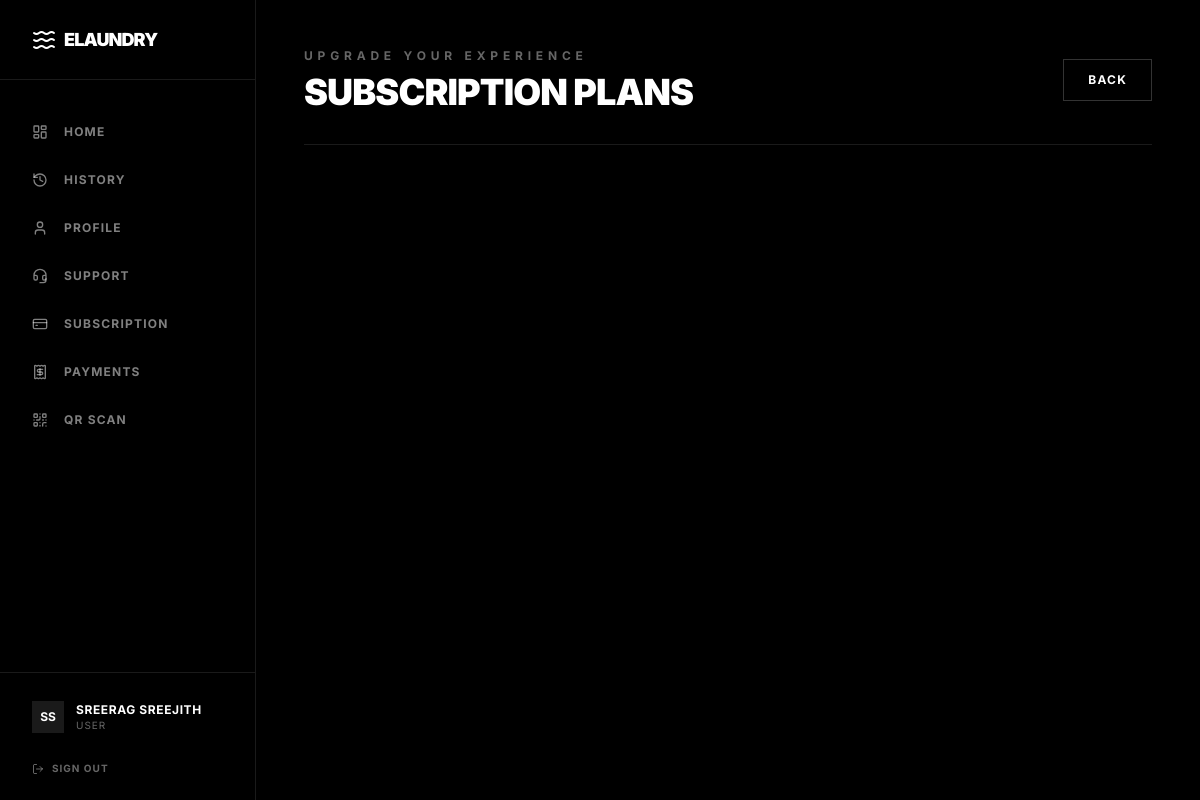
Screenshot of /subscriptions/ (signed in) with the database file from the repository.
### user/models.py (models this page shows)
class user(models.Model):
    first_name = models.CharField(max_length=50)
    last_name = models.CharField(max_length=50)
    profile_image = models.CharField(max_length=100)
    email = models.EmailField(unique=True)
    phone_number = models.CharField(max_length=15)
    house = models.CharField(max_length=100)
    district = models.CharField(max_length=100)
    place = models.CharField(max_length=100)
    post = models.CharField(max_length=100)
    pin = models.CharField(max_length=10)
    latitude = models.FloatField(null=True, blank=True)
    longitude = models.FloatField(null=True, blank=True)
    created_at = models.DateTimeField(auto_now_add=True)
    updated_at = models.DateTimeField(auto_now=True)
    num_bags = models.PositiveIntegerField(default=1)
    LOGIN = models.ForeignKey(login, on_delete=models.CASCADE, default=1)
    loyalty_points = models.IntegerField(default=0)

### user/views.py (the view)
# urls.py: path('subscriptions/', views.subscription_plans, name='subscription_plans'),
def subscription_plans(request):
    plans = SubscriptionPlan.objects.all()
    context = {'plans': plans}
    if 'lid' in request.session and request.session['lid'] != 'out':
        try:
            login_instance = login.objects.get(id=request.session['lid'])
            if login_instance.usertype == 'user':
                context.update(get_user_context(request))
                return render(request, 'user_subscription_plans.html', context)
        except login.DoesNotExist:
            pass
    return render(request, 'subscription_plans.html', context)

### user/views.py (called while the page is built)
def get_user_context(request):
    context = {}
    if request.session.get('lid') and request.session['lid'] != 'out':
        try:
            usr_obj = user.objects.get(LOGIN=request.session['lid'])
            context['user'] = usr_obj
        except user.DoesNotExist:
            pass
    return context

### user/templates/user_subscription_plans.html (shortened to what this page needs)
{% extends 'user_home.html' %}
{% block content %}
<div class="space-y-8">
    <div
        class="flex flex-col md:flex-row justify-between items-start md:items-center gap-6 border-b border-white/10 pb-8">
        <div>
            <h2 class="text-xs font-bold uppercase tracking-[0.4em] text-white/40 mb-2">Upgrade Your Experience</h2>
            <h3 class="text-3xl md:text-4xl font-black uppercase tracking-tight text-white">Subscription Plans</h3>
        </div>
        <a href="javascript:history.go(-1)"
            class="px-6 py-3 border border-white/20 text-white text-xs font-bold uppercase tracking-widest hover:bg-white hover:text-black transition-colors">
            Back
        </a>
    </div>
</div>
{% endblock %}

### user/templates/user_home.html (shortened to what this page needs)
{% load static %}
<!DOCTYPE html>
<html class="dark" lang="en">
<head>
    <script src="https://cdn.tailwindcss.com?plugins=forms,container-queries"></script>
    <script id="tailwind-config">
        tailwind.config = {
            darkMode: "class",
            theme: {
                extend: {
                    colors: {
                        "primary": "#ffffff",
                        "background-light": "#f6f6f8",
                        "background-dark": "#000000",
                    },
                    fontFamily: {
                        "display": ["Inter", "sans-serif"]
                    },
                    borderRadius: {
                        "DEFAULT": "0px",
                        "lg": "0px",
                        "xl": "0px",
                        "full": "0px"
                    },
                },
            },
        }
    </script>
</head>
<body
    class="bg-background-light dark:bg-background-dark font-display text-black dark:text-white antialiased overflow-hidden h-screen flex">
    <aside class="w-64 bg-black border-r border-white/10 flex-col hidden md:flex h-full">
        <div class="h-20 flex items-center px-8 border-b border-white/10">
            <div class="flex items-center gap-2">
                <i data-lucide="waves" class="text-white w-6 h-6"></i>
                <h1 class="text-white text-lg font-black tracking-tighter uppercase">ELaundry</h1>
            </div>
        </div>
        <nav class="flex-1 py-8 flex flex-col gap-2 px-4">
            <a class="flex items-center gap-4 px-4 py-3 {% if request.resolver_match.url_name == 'user_home' %}bg-white text-black{% else %}text-white/50 hover:text-white hover:bg-white/5{% endif %} transition-all font-bold uppercase tracking-widest text-xs"
                href="{% url 'user_home' %}">
                <i data-lucide="layout-dashboard" class="w-4 h-4"></i>
                Home
            </a>
            <a class="flex items-center gap-4 px-4 py-3 {% if request.resolver_match.url_name == 'view_all_orders' %}bg-white text-black{% else %}text-white/50 hover:text-white hover:bg-white/5{% endif %} transition-all font-bold uppercase tracking-widest text-xs"
                href="{% url 'view_all_orders' %}">
                <i data-lucide="history" class="w-4 h-4"></i>
                History
            </a>
            <a class="flex items-center gap-4 px-4 py-3 {% if request.resolver_match.url_name == 'view_profile_user' %}bg-white text-black{% else %}text-white/50 hover:text-white hover:bg-white/5{% endif %} transition-all font-bold uppercase tracking-widest text-xs"
                href="{% url 'view_profile_user' %}">
                <i data-lucide="user" class="w-4 h-4"></i>
                Profile
            </a>
            <a class="flex items-center gap-4 px-4 py-3 {% if request.resolver_match.url_name == 'feedback_list' %}bg-white text-black{% else %}text-white/50 hover:text-white hover:bg-white/5{% endif %} transition-all font-bold uppercase tracking-widest text-xs"
                href="{% url 'feedback_list' %}">
                <i data-lucide="headset" class="w-4 h-4"></i>
                Support
            </a>
            <a class="flex items-center gap-4 px-4 py-3 {% if request.resolver_match.url_name == 'subscription_details' %}bg-white text-black{% else %}text-white/50 hover:text-white hover:bg-white/5{% endif %} transition-all font-bold uppercase tracking-widest text-xs"
                href="{% url 'subscription_details' %}">
                <i data-lucide="credit-card" class="w-4 h-4"></i>
                Subscription
            </a>
            <a class="flex items-center gap-4 px-4 py-3 {% if request.resolver_match.url_name == 'payment_history' %}bg-white text-black{% else %}text-white/50 hover:text-white hover:bg-white/5{% endif %} transition-all font-bold uppercase tracking-widest text-xs"
                href="{% url 'payment_history' %}">
                <i data-lucide="receipt" class="w-4 h-4"></i>
                Payments
            </a>
            <a class="flex items-center gap-4 px-4 py-3 {% if request.resolver_match.url_name == 'scan_qr_page' %}bg-white text-black{% else %}text-white/50 hover:text-white hover:bg-white/5{% endif %} transition-all font-bold uppercase tracking-widest text-xs"
                href="{% url 'scan_qr_page' %}">
                <i data-lucide="qr-code" class="w-4 h-4"></i>
                QR Scan
            </a>
        </nav>
        <div class="p-4 border-t border-white/10">
            <div class="flex items-center gap-3 px-4 py-3">
                <div class="w-8 h-8 bg-white/10 flex items-center justify-center text-white font-bold text-xs">
                    {% if user.first_name %}{{user.first_name|first}}{% if user.last_name%}{{user.last_name|first}}{%endif %}{% else %}U{% endif %}
                </div>
                <div class="flex flex-col">
                    <span class="text-xs font-bold text-white uppercase tracking-wider">{{user.first_name}}
                        {{user.last_name}}</span>
                    <span class="text-[10px] text-white/40 uppercase tracking-widest">User</span>
                </div>
            </div>
            <a href="{% url 'logout' %}"
                class="w-full mt-2 flex items-center gap-2 px-4 py-2 text-white/40 hover:text-red-400 text-[10px] uppercase font-bold tracking-widest transition-colors">
                <i data-lucide="log-out" class="w-3 h-3"></i>
                Sign Out
            </a>
        </div>
    </aside>
    <main class="flex-1 overflow-y-auto bg-black relative">
        <div class="p-6 lg:p-12 max-w-7xl mx-auto space-y-12">
            {% block content %}{% endblock %}
        </div>
    </main>
</body>
</html>

### rows the page displays
user: first_name|first "S", last_name|first "S", first_name "SREERAG", last_name "SREEJITH"
